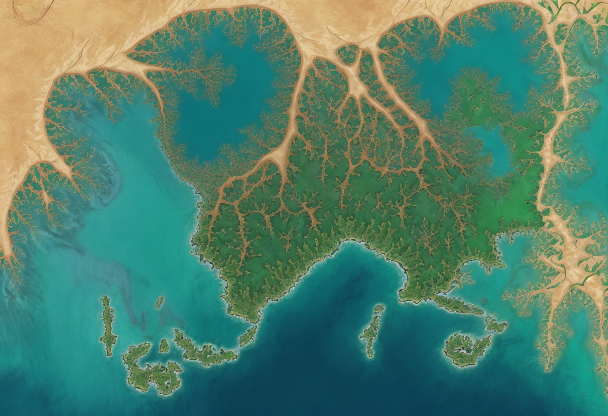
#> input picture art/world_map/ai_map_try3.png, 1216 x 832 px, found by its file name (shown at 1/2 size)
$ python compose_master_v3.py
#> lines starting #> are read from the running program, lines starting #| are printed output that depends on the picture; after the words box and inside, x2 and y2 are one past the last pixel; in counts of white or black regions, pixels touching at a corner belong together
from PIL import Image, ImageDraw, ImageFont, ImageFilter
import numpy as np, json, glob, re, math, os
from collections import deque
W,H=2048,1152
FONT=None
for fp in ['/System/Library/Fonts/PingFang.ttc','/System/Library/Fonts/STHeiti Medium.ttc']:
    if os.path.exists(fp): FONT=fp; break
def F(s): return ImageFont.truetype(FONT,s) if FONT else ImageFont.load_default()
COLORS={'lan':(92,142,214),'chilin':(198,84,74),'shuangyu':(150,204,228),'xuanjiao':(142,116,168),'baijing':(228,228,236),'cangwu':(108,168,120),'youming':(118,92,148)}
NAMES={'lan':'云澜','chilin':'赤鳞','shuangyu':'霜屿','xuanjiao':'玄礁','baijing':'白鲸','cangwu':'苍梧','youming':'幽溟'}
nations={}
for p in glob.glob('data/maps/*.tres'):
    t=open(p,encoding='utf-8').read()
    m=re.search(r'^index = (\d+)$',t,re.M); n=re.search(r'^nation = &"([a-z_]+)"$',t,re.M)
    if m: nations[int(m.group(1))]=n.group(1) if n else ''
img=Image.open('art/world_map/ai_map_try3.png').convert('RGB').resize((W,H),Image.LANCZOS)
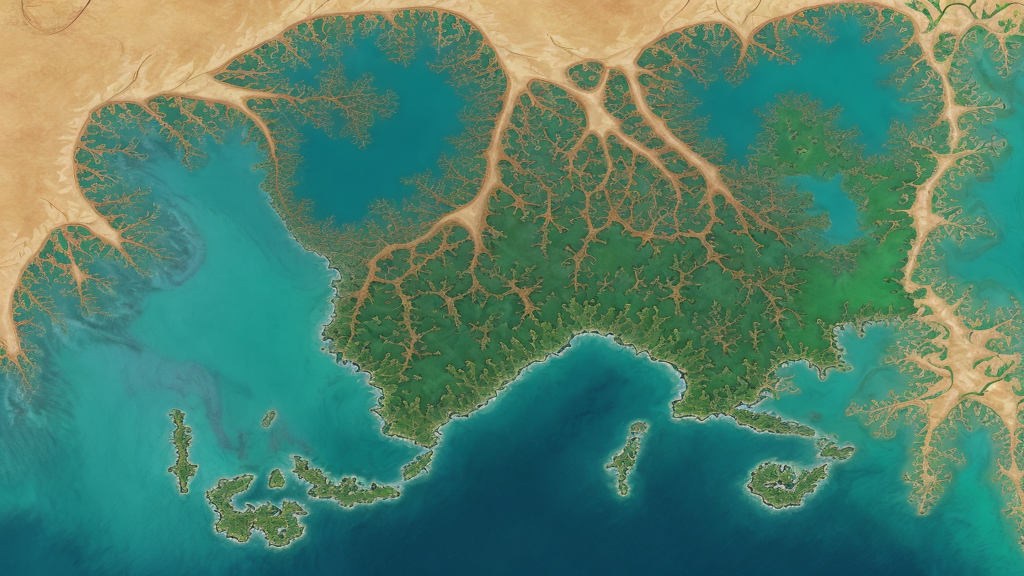
#> img: PIL image 2048x1152 RGB (shown at 1/2 size); mean R, G, B 79.5, 128, 107.4
a=np.asarray(img,dtype=np.int16)
R,G,B=a[...,0],a[...,1],a[...,2]
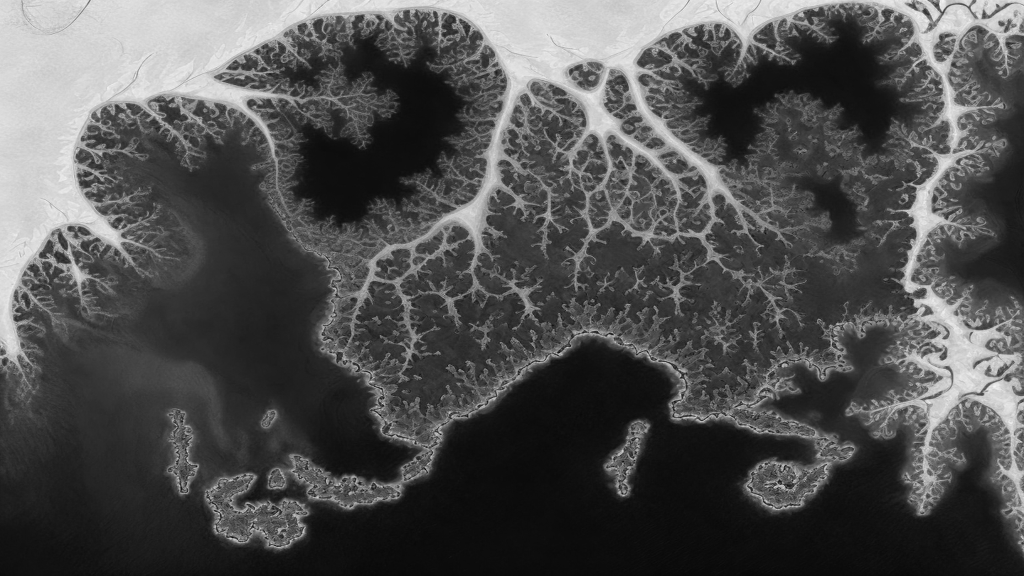
#> R: shape (1152, 2048) int16 (shown at 1/2 size); min 0, max 255, mean 79.5
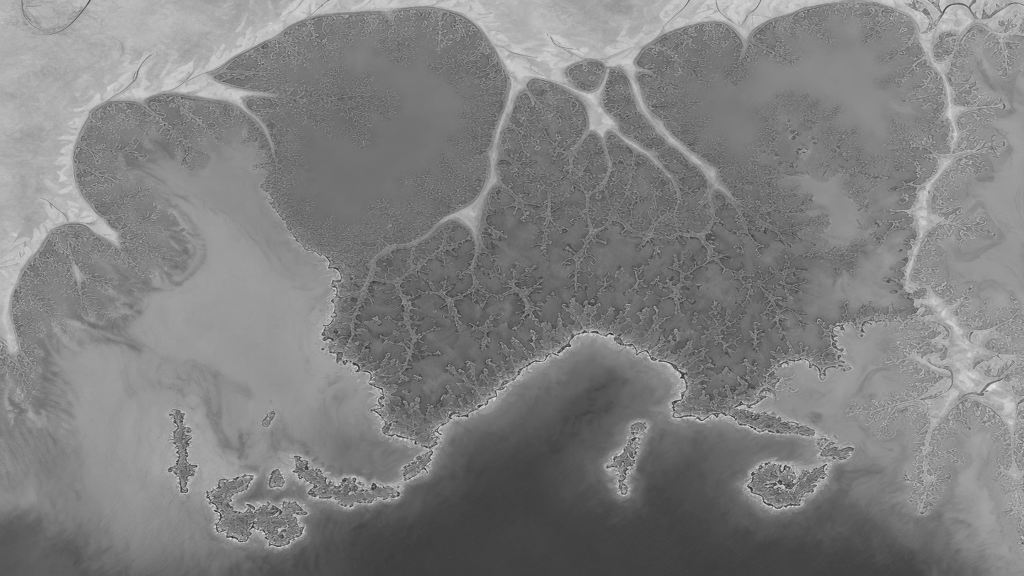
#> G: shape (1152, 2048) int16 (shown at 1/2 size); min 12, max 246, mean 128
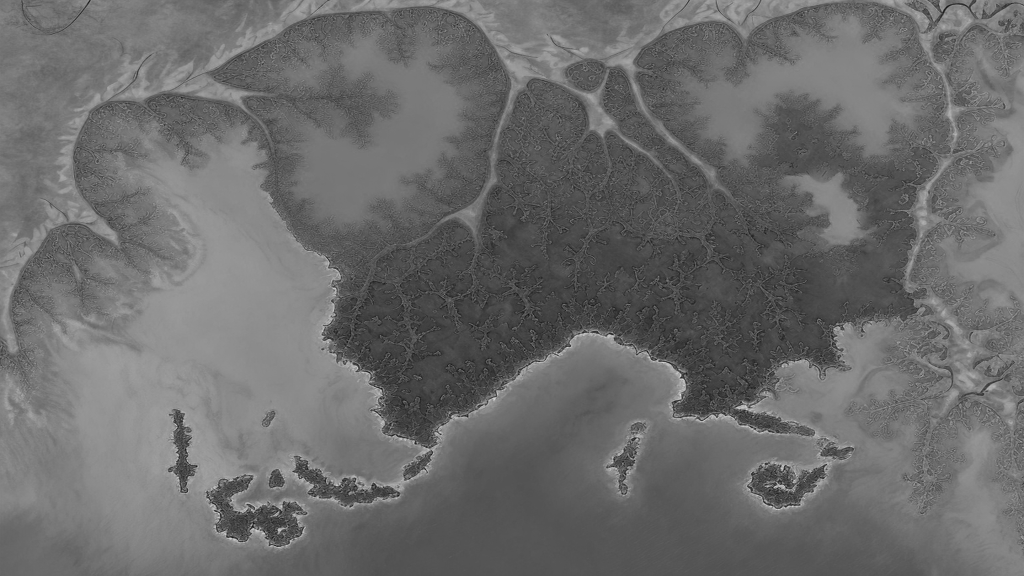
#> B: shape (1152, 2048) int16 (shown at 1/2 size); min 0, max 233, mean 107.4
land=((R>G+8)&(R>140))|((G>R+8)&(B<100)&(G>80))
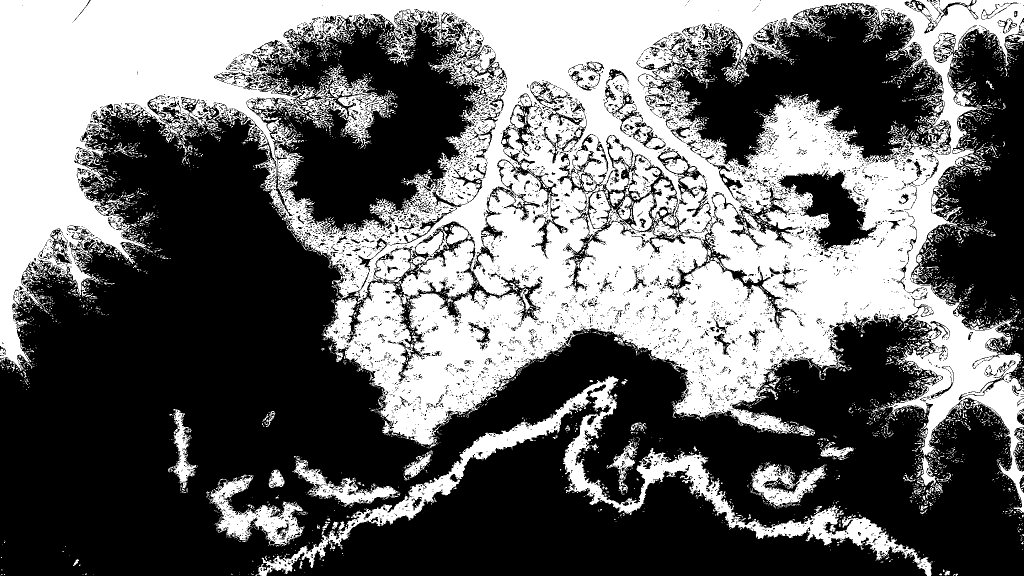
#> land: shape (1152, 2048) bool (shown at 1/2 size); 41.8% white; 5268 white regions (4870 under 20 px), largest, box (x1, y1, x2, y2) and area: (0, 0, 2048, 1026) 870237, (511, 752, 1863, 1152) 47492, (418, 949, 609, 1092) 9675
lm=Image.fromarray((land*255).astype('uint8')).filter(ImageFilter.MaxFilter(9)).filter(ImageFilter.MinFilter(9))
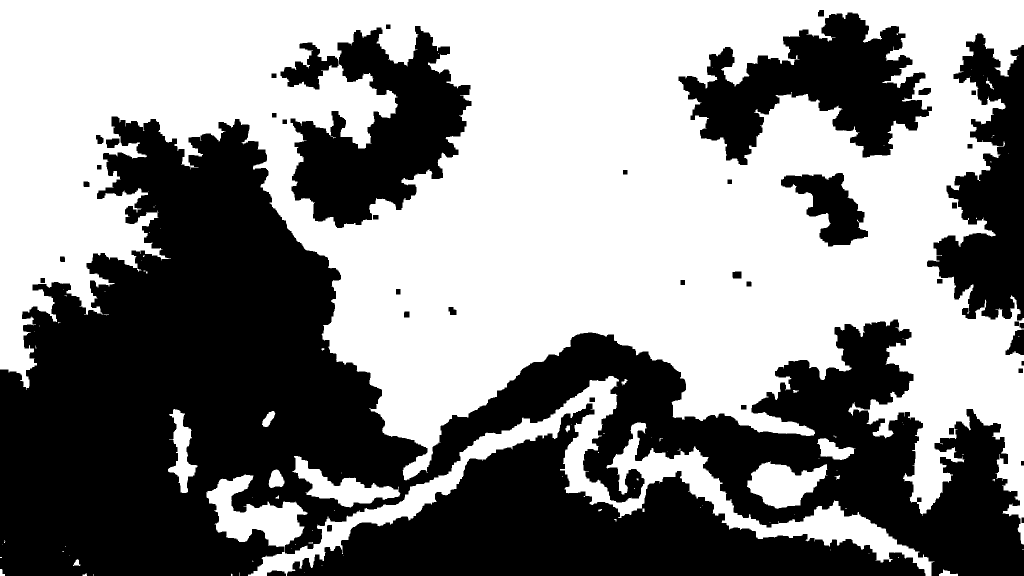
#> lm: PIL image 2048x1152 L (shown at 1/2 size); 53.7% white; 44 black regions, largest, box (x1, y1, x2, y2) and area: (0, 233, 2048, 1152) 693975, (574, 807, 1851, 1152) 166467, (581, 52, 943, 456) 75407
lm.save('art/world_map/land_mask_v2.png')
mask=np.asarray(lm)>127
#> (the run stopped early here; a loop or call above may not have finished)

$ run again, with art/world_map/ai_map_try1.png copied over art/world_map/ai_map_try3.png
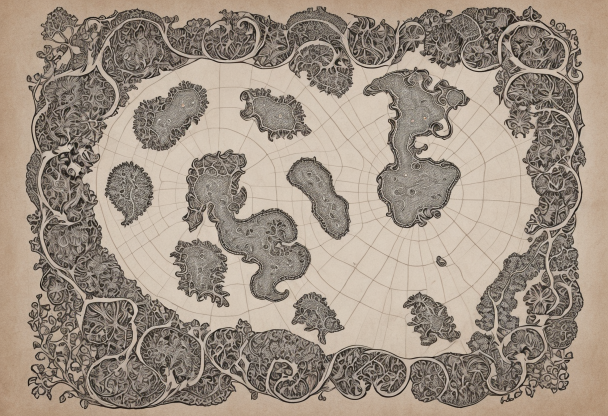
#> input picture art/world_map/ai_map_try1.png, 1216 x 832 px, found by its file name (shown at 1/2 size)
#> `land=((R>G+8)&(R>140))|((G>R+8)&(B<100)&(G>80))`:
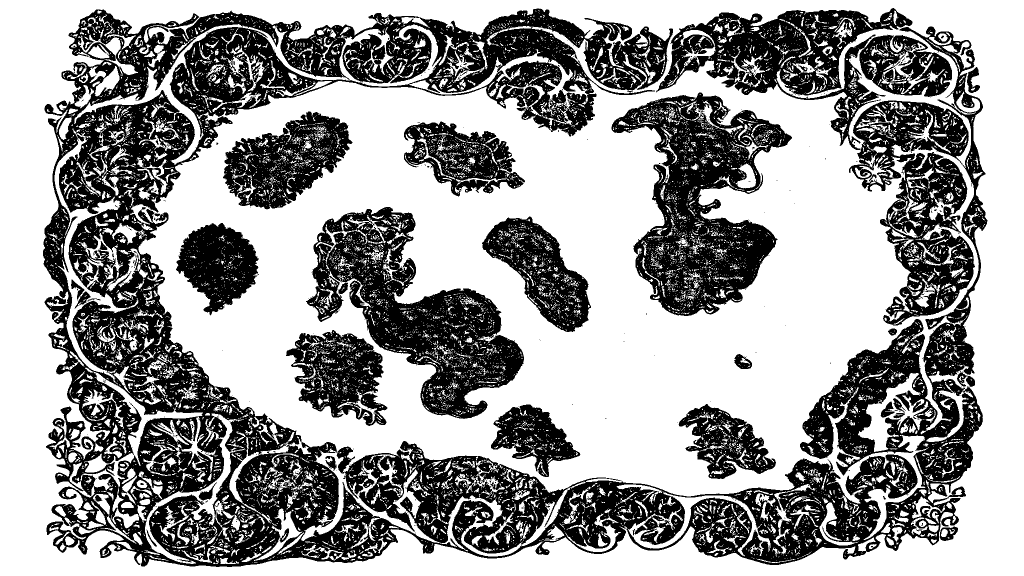
#> land: shape (1152, 2048) bool (shown at 1/2 size); 60.7% white; 661 black regions (614 under 20 px), largest, box (x1, y1, x2, y2) and area: (86, 16, 1975, 1134) 646323, (1223, 185, 1584, 632) 72475, (612, 414, 1048, 838) 69563
#> `lm=Image.fromarray((land*255).astype('uint8')).filter(ImageFilter.MaxF..`:
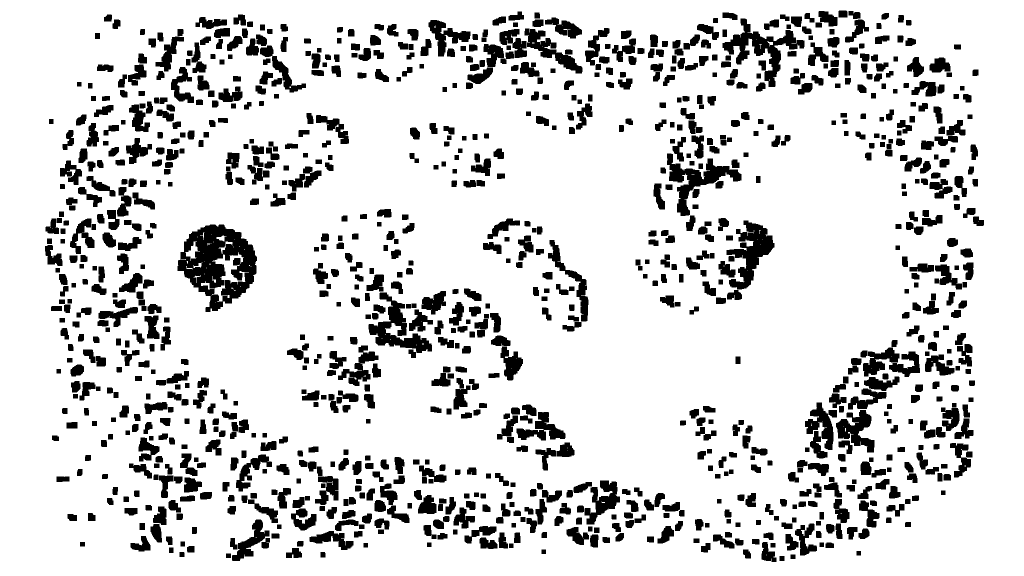
#> lm: PIL image 2048x1152 L (shown at 1/2 size); 84.5% white; 1073 black regions, largest, box (x1, y1, x2, y2) and area: (355, 449, 514, 624) 15467, (1445, 37, 1609, 174) 6328, (1453, 441, 1549, 579) 5840

$ run again, with art/world_map/ai_map_try2.png copied over art/world_map/ai_map_try3.png
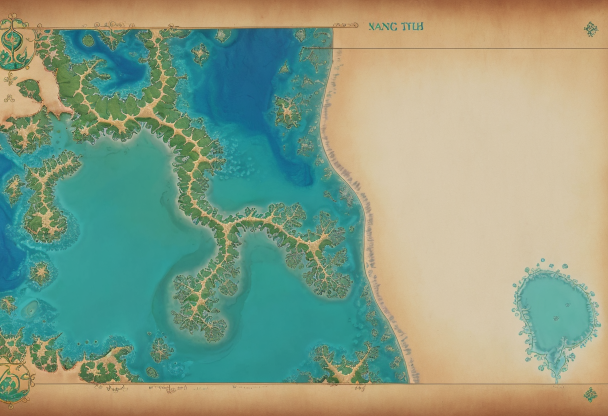
#> input picture art/world_map/ai_map_try2.png, 1216 x 832 px, found by its file name (shown at 1/2 size)
#> `land=((R>G+8)&(R>140))|((G>R+8)&(B<100)&(G>80))`:
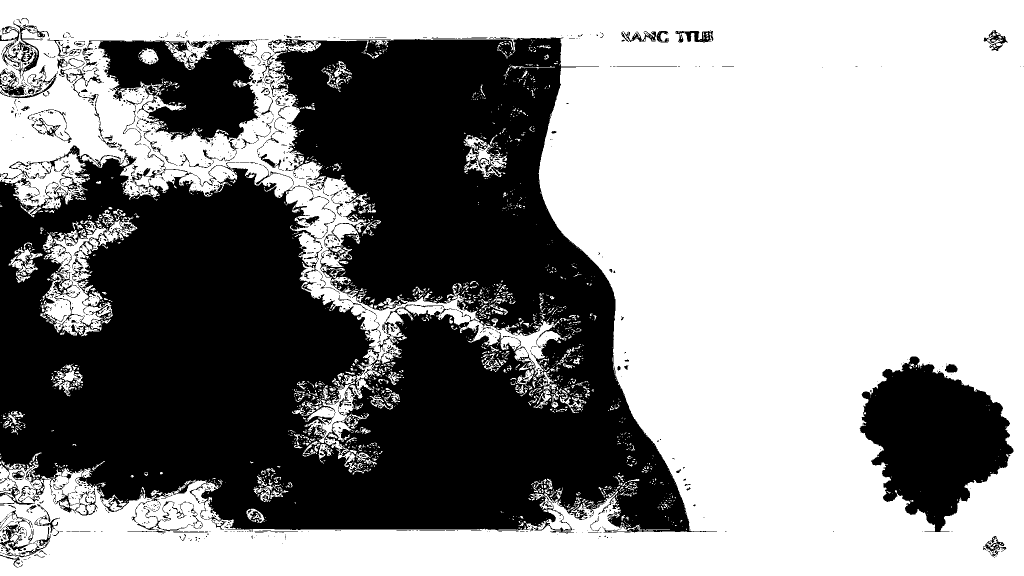
#> land: shape (1152, 2048) bool (shown at 1/2 size); 57.7% white; 1693 black regions (1499 under 20 px), largest, box (x1, y1, x2, y2) and area: (0, 75, 1434, 1068) 865799, (1719, 713, 2027, 1064) 64380, (165, 80, 522, 285) 40725
#> `lm=Image.fromarray((land*255).astype('uint8')).filter(ImageFilter.MaxF..`:
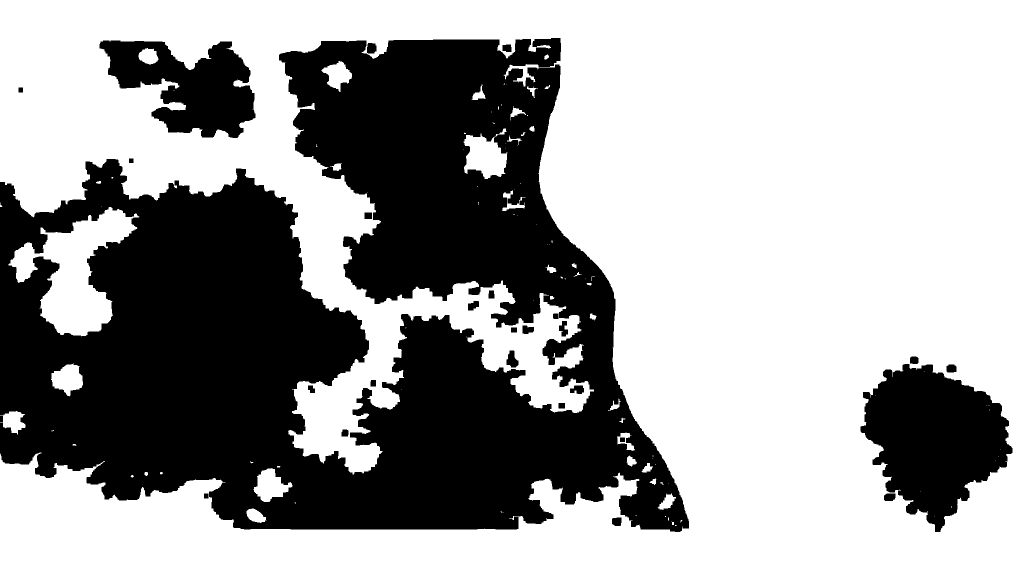
#> lm: PIL image 2048x1152 L (shown at 1/2 size); 62.8% white; 27 black regions, largest, box (x1, y1, x2, y2) and area: (0, 76, 1378, 1064) 775367, (1721, 728, 2025, 1064) 62818, (199, 81, 511, 276) 35080

$ run again, with art/world_map/ai_map_try4.png copied over art/world_map/ai_map_try3.png
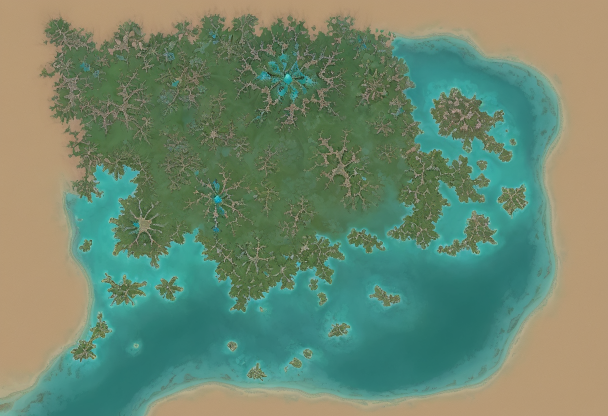
#> input picture art/world_map/ai_map_try4.png, 1216 x 832 px, found by its file name (shown at 1/2 size)
#> `land=((R>G+8)&(R>140))|((G>R+8)&(B<100)&(G>80))`:
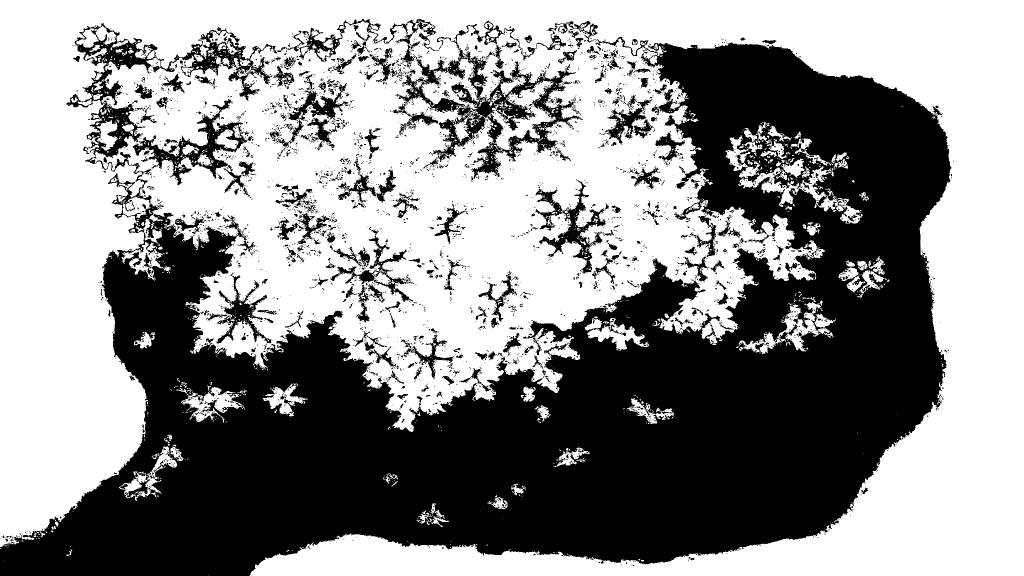
#> land: shape (1152, 2048) bool (shown at 1/2 size); 56.1% white; 4160 black regions (3784 under 20 px), largest, box (x1, y1, x2, y2) and area: (0, 38, 1903, 1152) 926228, (785, 96, 1166, 357) 24390, (265, 198, 507, 371) 8221
#> `lm=Image.fromarray((land*255).astype('uint8')).filter(ImageFilter.MaxF..`:
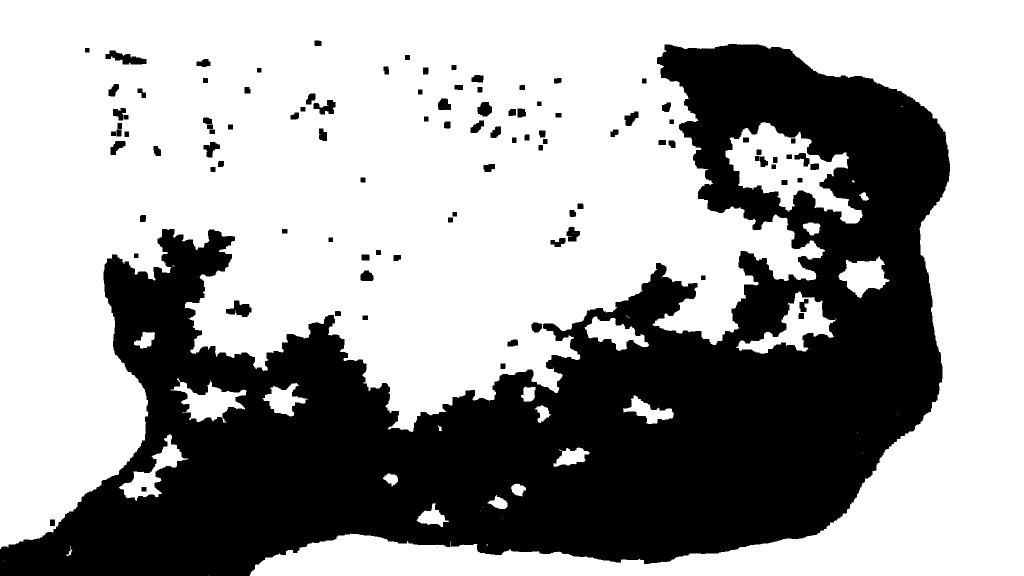
#> lm: PIL image 2048x1152 L (shown at 1/2 size); 63% white; 101 black regions, largest, box (x1, y1, x2, y2) and area: (0, 88, 1900, 1152) 851521, (211, 101, 293, 129) 1200, (452, 601, 503, 634) 986
